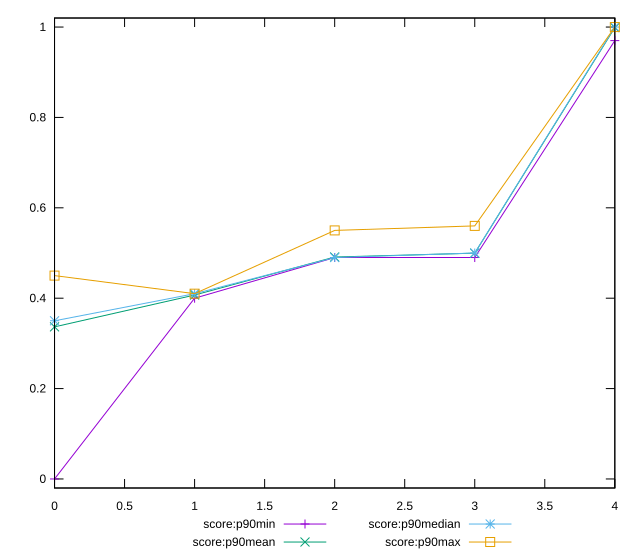

Source code (gnuplot):
reset

$scoreP90Min <<EOF
0 0
1 0.4
2 0.49
3 0.49
4 0.97
EOF

$scoreP90Mean <<EOF
0 0.3365957446808509
1 0.40702127659574405
2 0.4911702127659576
3 0.4996808510638299
4 0.9987234042553189
EOF

$scoreP90Median <<EOF
0 0.35
1 0.41
2 0.49
3 0.5
4 1
EOF

$scoreP90Max <<EOF
0 0.45
1 0.41
2 0.55
3 0.56
4 1
EOF

set key outside below
set xrange [0:4]
set yrange [-0.02:1.02]
set trange [-0.02:1.02]
set terminal svg size 640, 560 enhanced background rgb 'white'
set output "report_00012_2021-02-09T11:01:39.952Z/render-blocking-resources/progression/score.svg"

plot $scoreP90Min title "score:p90min" with linespoints, \
     $scoreP90Mean title "score:p90mean" with linespoints, \
     $scoreP90Median title "score:p90median" with linespoints, \
     $scoreP90Max title "score:p90max" with linespoints

reset
